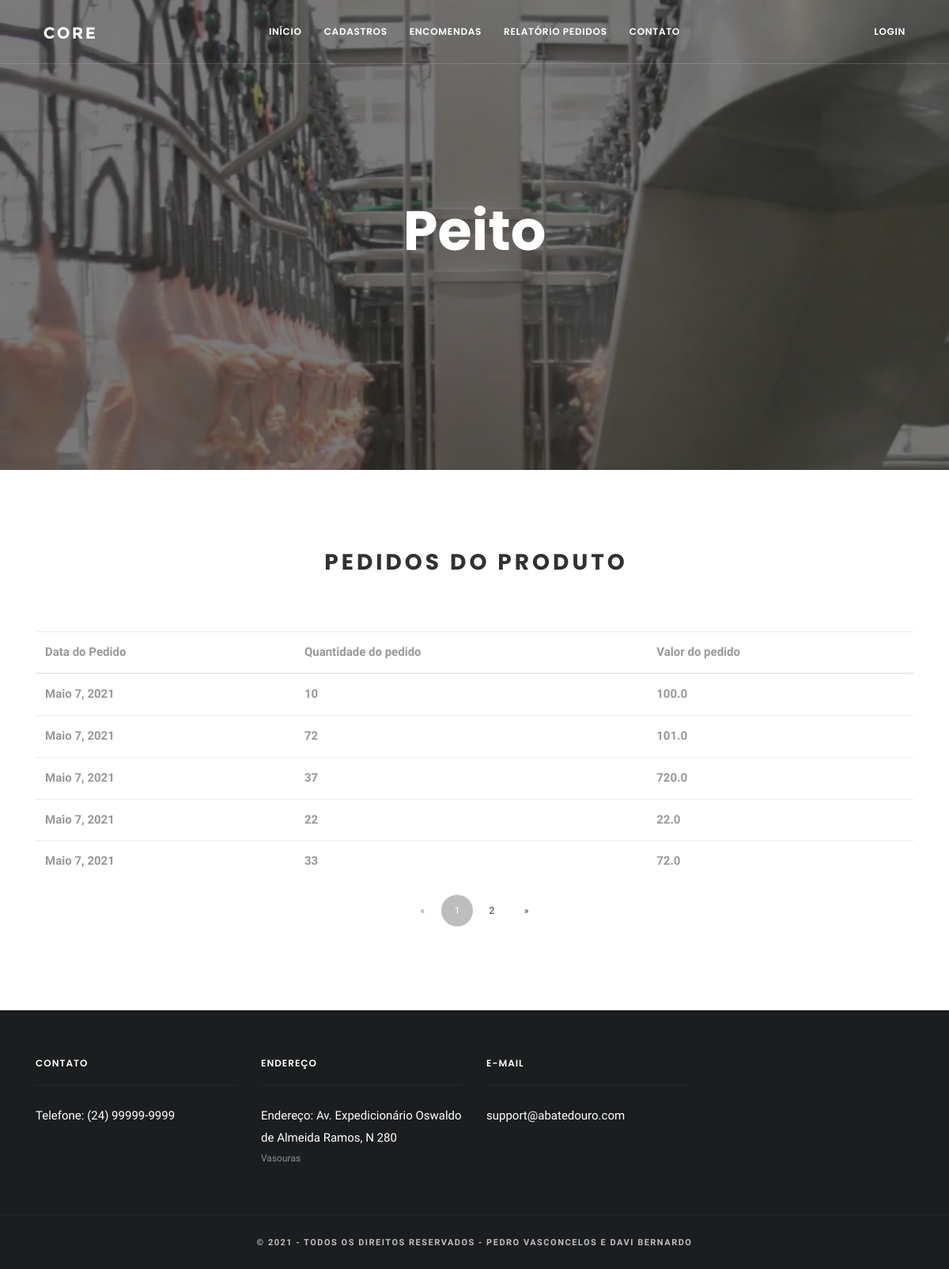
The app's page /pedidos/3/ with its own data.
### aplic/models.py (models this page shows, shortened)
class Produto(models.Model):
    nome = models.CharField(_('Nome do produto'), max_length=55)
    foto = StdImageField(_('Foto'), null=True, blank=True, upload_to=get_file_path, variations={'thumb': {'width': 870, 'height': 1110, 'crop': True}})
    disponibilidade = models.BooleanField(_('Disponibilidade'))
    class Meta:
        verbose_name = _('Produto')
        verbose_name_plural = _('Produtos')

class Pedido(models.Model):
    STATUS = (
        ('Aceito', _('Aceito')),
        ('Recusado', _('Recusado')),
    )
    produto_id = models.ForeignKey(Produto, on_delete=models.DO_NOTHING)
    revendedora_id = models.ForeignKey(Revendedora, on_delete=models.DO_NOTHING)
    quantidade_produto = models.IntegerField(_('Quantidade do produto'))
    data = models.DateField(_('Data'))
    status = models.CharField(_('Status'), max_length=20, choices=STATUS)
    valor_total_pedido = models.FloatField(_('Valor total do pedido'))
    class Meta:
        verbose_name = _('Pedido')
        verbose_name_plural = _('Pedidos')

### aplic/views.py (the view)
# urls.py: path('pedidos/<int:id>/', ProdutoPedidoView.as_view(), name='pedidos'),
class ProdutoPedidoView(ListView):
    template_name = 'pedidos.html'
    model = Pedido
    paginate_by = 5
    ordering = 'nome'
    def get_context_data(self, **kwargs):
        context = super(ProdutoPedidoView, self).get_context_data(**kwargs)
        id = self.kwargs['id']
        context['produtos'] = Produto.objects.filter(id=id).first
        return context
    def get_queryset(self):
        id = self.kwargs['id']
        return Pedido.objects.filter(produto_id=id)

### aplic/templates/pedidos.html
{% extends 'base.html' %}
{% load i18n %}
{% load static %}
{% block content %}
			<div class="wrapper">
				<section class="module-header parallax bg-dark bg-dark-60" data-background="{% static 'images/slider_primario.jpg' %}">
					<div class="container">
						<div class="row">
							<div class="col-md-12">
								<h1 class="h1 m-b-10">{{ produtos.nome }}</h1>
							</div>
						</div>
					</div>
				</section>
				<section class="module module-divider-bottom">
					<div class="container">
						<div class="row">
							<div class="col-md-8 m-auto">
								<div class="module-title text-center">
									<h2>{% trans 'Pedidos do produto' %}</h2>
								</div>
							</div>
						</div>
                        <table class="table">
                            <thead>
                                <tr>
                                    <th scope="col">{% trans 'Data do Pedido' %}</th>
                                    <th scope="col">{% trans 'Quantidade do pedido' %}</th>
                                    <th scope="col">{% trans 'Valor do pedido' %}</th>
                                </tr>
                            </thead>
                            <tbody>
                                {% for p in page_obj %}
                                    <tr>
                                        <th scope="row">{{ p.data }}</th>
                                        <th scope="row">{{ p.quantidade_produto }}</th>
                                        <th scope="row">{{ p.valor_total_pedido }}</th>
                                    </tr>
                                {% endfor %}
                            </tbody>
                        </table>
                        {% include 'paginacao.html' %}
					</div>
				</section>
			</div>
{% endblock %}

### records on screen
Produto: nome "Peito"
Pedido: data "Maio 7, 2021", quantidade_produto "10", valor_total_pedido "100.0"
Pedido: data "Maio 7, 2021", quantidade_produto "72", valor_total_pedido "101.0"
Pedido: data "Maio 7, 2021", quantidade_produto "37", valor_total_pedido "720.0"
Pedido: data "Maio 7, 2021", quantidade_produto "22", valor_total_pedido "22.0"
Pedido: data "Maio 7, 2021", quantidade_produto "33", valor_total_pedido "72.0"

### other values on screen
{{ num }} "1"
{{ num }} "2"
